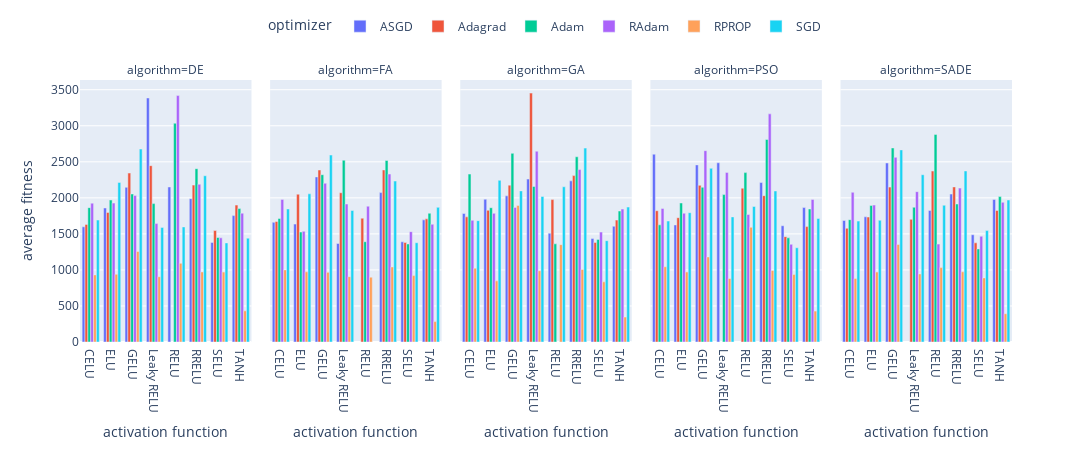
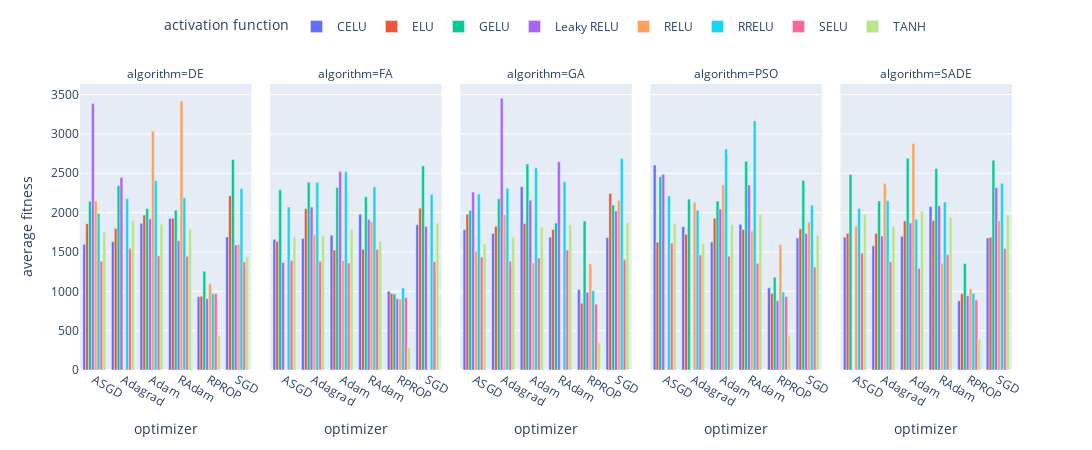

Notebook cell for these charts, in order:
### Code cell
import pandas as pd
import plotly.express as px

# Assuming df_solutions is already loaded with your DataFrame

# Calculate the average fitness for each activation function and optimizer, grouped by algorithm name
grouped_optimizer_df = df_solutions.groupby(['activation', 'optimizer', 'algorithm_name'])['fitness'].mean().reset_index()
# Rename algorithm_name to algorithm for better visualization
grouped_optimizer_df.rename(columns={'algorithm_name': 'algorithm'}, inplace=True)

# Create a bar plot with Plotly Express showing the average fitness by activation function and optimizer, faceted by algorithm_name
fig = px.bar(grouped_optimizer_df, x='activation', y='fitness', color='optimizer', facet_col='algorithm', barmode='group',
             labels={'fitness': 'average fitness', 'activation': 'activation function', 'optimizer': 'optimizer'})
fig.update_layout(
    autosize=False,
    width=1600,
    height=450,
     legend=dict(
        orientation="h",
        yanchor="bottom",
        y=1.15,
        xanchor="center",
        x=0.5
    ))
fig.show()
fig.write_image("plot_optimizer_activation_by_algorithm.svg")

# Calculate the average fitness for each optimizer and activation function combination, grouped by algorithm name
grouped_activation_df = df_solutions.groupby(['optimizer', 'activation', 'algorithm_name'])['fitness'].mean().reset_index()
# Rename algorithm_name to algorithm for better visualization
grouped_activation_df.rename(columns={'algorithm_name': 'algorithm'}, inplace=True)
# Create the bar chart with Plotly Express showing the average impact of optimizers on fitness, faceted by algorithm_name
fig = px.bar(grouped_activation_df, x='optimizer', y='fitness', color='activation', facet_col='algorithm', barmode='group',
             labels={'fitness': 'average fitness', 'optimizer': 'optimizer', 'activation': 'activation function'})
fig.update_layout(
    autosize=False,
    width=1600,
    height=450,
     legend=dict(
        orientation="h",
        yanchor="bottom",
        y=1.15,
        xanchor="center",
        x=0.5
    ))
fig.show()
fig.write_image("plot_activation_optimizer_by_algorithm.svg")

### Figure 1 — Plotly figure (JSON) as saved in the notebook; plotly's stock layout.template omitted (floating-point values rounded to 4 significant figures)
{"data": [{"alignmentgroup": "True", "hovertemplate": "optimizer=ASGD<br>algorithm=DE<br>activation function=%{x}<br>average fitness=%{y}<extra></extra>", "legendgroup": "ASGD", "marker": {"color": "#636efa", "pattern": {"shape": ""}}, "name": "ASGD", "offsetgroup": "ASGD", "orientation": "v", "showlegend": true, "textposition": "auto", "x": ["CELU", "ELU", "GELU", "Leaky RELU", "RELU", "RRELU", "SELU", "TANH"], "xaxis": "x", "y": [1598.0, 1859.0, 2146.0, 3386.0, 2151.0, 1989.0, 1382.0, 1754.0], "yaxis": "y", "type": "bar"}, {"alignmentgroup": "True", "hovertemplate": "optimizer=ASGD<br>algorithm=FA<br>activation function=%{x}<br>average fitness=%{y}<extra></extra>", "legendgroup": "ASGD", "marker": {"color": "#636efa", "pattern": {"shape": ""}}, "name": "ASGD", "offsetgroup": "ASGD", "orientation": "v", "showlegend": false, "textposition": "auto", "x": ["CELU", "ELU", "GELU", "Leaky RELU", "RRELU", "SELU", "TANH"], "xaxis": "x2", "y": [1661.0, 1636.0, 2290.0, 1367.0, 2073.0, 1390.0, 1694.0], "yaxis": "y2", "type": "bar"}, {"alignmentgroup": "True", "hovertemplate": "optimizer=ASGD<br>algorithm=GA<br>activation function=%{x}<br>average fitness=%{y}<extra></extra>", "legendgroup": "ASGD", "marker": {"color": "#636efa", "pattern": {"shape": ""}}, "name": "ASGD", "offsetgroup": "ASGD", "orientation": "v", "showlegend": false, "textposition": "auto", "x": ["CELU", "ELU", "GELU", "Leaky RELU", "RELU", "RRELU", "SELU", "TANH"], "xaxis": "x3", "y": [1783.0, 1981.0, 2028.0, 2261.0, 1510.0, 2235.0, 1435.0, 1606.0], "yaxis": "y3", "type": "bar"}, {"alignmentgroup": "True", "hovertemplate": "optimizer=ASGD<br>algorithm=PSO<br>activation function=%{x}<br>average fitness=%{y}<extra></extra>", "legendgroup": "ASGD", "marker": {"color": "#636efa", "pattern": {"shape": ""}}, "name": "ASGD", "offsetgroup": "ASGD", "orientation": "v", "showlegend": false, "textposition": "auto", "x": ["CELU", "ELU", "GELU", "Leaky RELU", "RRELU", "SELU", "TANH"], "xaxis": "x4", "y": [2605.0, 1624.0, 2457.0, 2486.0, 2212.0, 1613.0, 1865.0], "yaxis": "y4", "type": "bar"}, {"alignmentgroup": "True", "hovertemplate": "optimizer=ASGD<br>algorithm=SADE<br>activation function=%{x}<br>average fitness=%{y}<extra></extra>", "legendgroup": "ASGD", "marker": {"color": "#636efa", "pattern": {"shape": ""}}, "name": "ASGD", "offsetgroup": "ASGD", "orientation": "v", "showlegend": false, "textposition": "auto", "x": ["CELU", "ELU", "GELU", "RELU", "RRELU", "SELU", "TANH"], "xaxis": "x5", "y": [1686.0, 1737.0, 2484.0, 1826.0, 2053.0, 1488.0, 1978.0], "yaxis": "y5", "type": "bar"}, {"alignmentgroup": "True", "hovertemplate": "optimizer=Adagrad<br>algorithm=DE<br>activation function=%{x}<br>average fitness=%{y}<extra></extra>", "legendgroup": "Adagrad", "marker": {"color": "#EF553B", "pattern": {"shape": ""}}, "name": "Adagrad", "offsetgroup": "Adagrad", "orientation": "v", "showlegend": true, "textposition": "auto", "x": ["CELU", "ELU", "GELU", "Leaky RELU", "RRELU", "SELU", "TANH"], "xaxis": "x", "y": [1632.0, 1798.0, 2344.0, 2446.0, 2177.0, 1546.0, 1899.0], "yaxis": "y", "type": "bar"}, {"alignmentgroup": "True", "hovertemplate": "optimizer=Adagrad<br>algorithm=FA<br>activation function=%{x}<br>average fitness=%{y}<extra></extra>", "legendgroup": "Adagrad", "marker": {"color": "#EF553B", "pattern": {"shape": ""}}, "name": "Adagrad", "offsetgroup": "Adagrad", "orientation": "v", "showlegend": false, "textposition": "auto", "x": ["CELU", "ELU", "GELU", "Leaky RELU", "RELU", "RRELU", "SELU", "TANH"], "xaxis": "x2", "y": [1672.0, 2050.0, 2386.0, 2071.0, 1718.0, 2387.0, 1381.0, 1709.0], "yaxis": "y2", "type": "bar"}, {"alignmentgroup": "True", "hovertemplate": "optimizer=Adagrad<br>algorithm=GA<br>activation function=%{x}<br>average fitness=%{y}<extra></extra>", "legendgroup": "Adagrad", "marker": {"color": "#EF553B", "pattern": {"shape": ""}}, "name": "Adagrad", "offsetgroup": "Adagrad", "orientation": "v", "showlegend": false, "textposition": "auto", "x": ["CELU", "ELU", "GELU", "Leaky RELU", "RELU", "RRELU", "SELU", "TANH"], "xaxis": "x3", "y": [1736.0, 1827.0, 2176.0, 3453.0, 1976.0, 2308.0, 1382.0, 1691.0], "yaxis": "y3", "type": "bar"}, {"alignmentgroup": "True", "hovertemplate": "optimizer=Adagrad<br>algorithm=PSO<br>activation function=%{x}<br>average fitness=%{y}<extra></extra>", "legendgroup": "Adagrad", "marker": {"color": "#EF553B", "pattern": {"shape": ""}}, "name": "Adagrad", "offsetgroup": "Adagrad", "orientation": "v", "showlegend": false, "textposition": "auto", "x": ["CELU", "ELU", "GELU", "RELU", "RRELU", "SELU", "TANH"], "xaxis": "x4", "y": [1821.0, 1725.0, 2173.0, 2134.0, 2030.0, 1462.0, 1601.0], "yaxis": "y4", "type": "bar"}, {"alignmentgroup": "True", "hovertemplate": "optimizer=Adagrad<br>algorithm=SADE<br>activation function=%{x}<br>average fitness=%{y}<extra></extra>", "legendgroup": "Adagrad", "marker": {"color": "#EF553B", "pattern": {"shape": ""}}, "name": "Adagrad", "offsetgroup": "Adagrad", "orientation": "v", "showlegend": false, "textposition": "auto", "x": ["CELU", "ELU", "GELU", "Leaky RELU", "RELU", "RRELU", "SELU", "TANH"], "xaxis": "x5", "y": [1578.0, 1734.0, 2149.0, 1702.0, 2372.0, 2152.0, 1376.0, 1825.0], "yaxis": "y5", "type": "bar"}, {"alignmentgroup": "True", "hovertemplate": "optimizer=Adam<br>algorithm=DE<br>activation function=%{x}<br>average fitness=%{y}<extra></extra>", "legendgroup": "Adam", "marker": {"color": "#00cc96", "pattern": {"shape": ""}}, "name": "Adam", "offsetgroup": "Adam", "orientation": "v", "showlegend": true, "textposition": "auto", "x": ["CELU", "ELU", "GELU", "Leaky RELU", "RELU", "RRELU", "SELU", "TANH"], "xaxis": "x", "y": [1864.0, 1969.0, 2054.0, 1920.0, 3035.0, 2405.0, 1450.0, 1851.0], "yaxis": "y", "type": "bar"}, {"alignmentgroup": "True", "hovertemplate": "optimizer=Adam<br>algorithm=FA<br>activation function=%{x}<br>average fitness=%{y}<extra></extra>", "legendgroup": "Adam", "marker": {"color": "#00cc96", "pattern": {"shape": ""}}, "name": "Adam", "offsetgroup": "Adam", "orientation": "v", "showlegend": false, "textposition": "auto", "x": ["CELU", "ELU", "GELU", "Leaky RELU", "RELU", "RRELU", "SELU", "TANH"], "xaxis": "x2", "y": [1713.0, 1526.0, 2321.0, 2523.0, 1392.0, 2519.0, 1360.0, 1786.0], "yaxis": "y2", "type": "bar"}, {"alignmentgroup": "True", "hovertemplate": "optimizer=Adam<br>algorithm=GA<br>activation function=%{x}<br>average fitness=%{y}<extra></extra>", "legendgroup": "Adam", "marker": {"color": "#00cc96", "pattern": {"shape": ""}}, "name": "Adam", "offsetgroup": "Adam", "orientation": "v", "showlegend": false, "textposition": "auto", "x": ["CELU", "ELU", "GELU", "Leaky RELU", "RELU", "RRELU", "SELU", "TANH"], "xaxis": "x3", "y": [2329.0, 1863.0, 2617.0, 2158.0, 1362.0, 2570.0, 1424.0, 1817.0], "yaxis": "y3", "type": "bar"}, {"alignmentgroup": "True", "hovertemplate": "optimizer=Adam<br>algorithm=PSO<br>activation function=%{x}<br>average fitness=%{y}<extra></extra>", "legendgroup": "Adam", "marker": {"color": "#00cc96", "pattern": {"shape": ""}}, "name": "Adam", "offsetgroup": "Adam", "orientation": "v", "showlegend": false, "textposition": "auto", "x": ["CELU", "ELU", "GELU", "Leaky RELU", "RELU", "RRELU", "SELU", "TANH"], "xaxis": "x4", "y": [1625.0, 1928.0, 2146.0, 2045.0, 2350.0, 2810.0, 1445.0, 1846.0], "yaxis": "y4", "type": "bar"}, {"alignmentgroup": "True", "hovertemplate": "optimizer=Adam<br>algorithm=SADE<br>activation function=%{x}<br>average fitness=%{y}<extra></extra>", "legendgroup": "Adam", "marker": {"color": "#00cc96", "pattern": {"shape": ""}}, "name": "Adam", "offsetgroup": "Adam", "orientation": "v", "showlegend": false, "textposition": "auto", "x": ["CELU", "ELU", "GELU", "Leaky RELU", "RELU", "RRELU", "SELU", "TANH"], "xaxis": "x5", "y": [1697.0, 1894.0, 2692.0, 1870.0, 2880.0, 1914.0, 1292.0, 2017.0], "yaxis": "y5", "type": "bar"}, {"alignmentgroup": "True", "hovertemplate": "optimizer=RAdam<br>algorithm=DE<br>activation function=%{x}<br>average fitness=%{y}<extra></extra>", "legendgroup": "RAdam", "marker": {"color": "#ab63fa", "pattern": {"shape": ""}}, "name": "RAdam", "offsetgroup": "RAdam", "orientation": "v", "showlegend": true, "textposition": "auto", "x": ["CELU", "ELU", "GELU", "Leaky RELU", "RELU", "RRELU", "SELU", "TANH"], "xaxis": "x", "y": [1926.0, 1927.0, 2032.0, 1643.0, 3419.0, 2188.0, 1445.0, 1787.0], "yaxis": "y", "type": "bar"}, {"alignmentgroup": "True", "hovertemplate": "optimizer=RAdam<br>algorithm=FA<br>activation function=%{x}<br>average fitness=%{y}<extra></extra>", "legendgroup": "RAdam", "marker": {"color": "#ab63fa", "pattern": {"shape": ""}}, "name": "RAdam", "offsetgroup": "RAdam", "orientation": "v", "showlegend": false, "textposition": "auto", "x": ["CELU", "ELU", "GELU", "Leaky RELU", "RELU", "RRELU", "SELU", "TANH"], "xaxis": "x2", "y": [1978.0, 1535.0, 2202.0, 1914.0, 1884.0, 2330.0, 1531.0, 1633.0], "yaxis": "y2", "type": "bar"}, {"alignmentgroup": "True", "hovertemplate": "optimizer=RAdam<br>algorithm=GA<br>activation function=%{x}<br>average fitness=%{y}<extra></extra>", "legendgroup": "RAdam", "marker": {"color": "#ab63fa", "pattern": {"shape": ""}}, "name": "RAdam", "offsetgroup": "RAdam", "orientation": "v", "showlegend": false, "textposition": "auto", "x": ["CELU", "ELU", "GELU", "Leaky RELU", "RRELU", "SELU", "TANH"], "xaxis": "x3", "y": [1687.0, 1784.0, 1867.0, 2647.0, 2392.0, 1525.0, 1844.0], "yaxis": "y3", "type": "bar"}, {"alignmentgroup": "True", "hovertemplate": "optimizer=RAdam<br>algorithm=PSO<br>activation function=%{x}<br>average fitness=%{y}<extra></extra>", "legendgroup": "RAdam", "marker": {"color": "#ab63fa", "pattern": {"shape": ""}}, "name": "RAdam", "offsetgroup": "RAdam", "orientation": "v", "showlegend": false, "textposition": "auto", "x": ["CELU", "ELU", "GELU", "Leaky RELU", "RELU", "RRELU", "SELU", "TANH"], "xaxis": "x4", "y": [1853.0, 1787.0, 2654.0, 2353.0, 1768.0, 3165.0, 1355.0, 1978.0], "yaxis": "y4", "type": "bar"}, {"alignmentgroup": "True", "hovertemplate": "optimizer=RAdam<br>algorithm=SADE<br>activation function=%{x}<br>average fitness=%{y}<extra></extra>", "legendgroup": "RAdam", "marker": {"color": "#ab63fa", "pattern": {"shape": ""}}, "name": "RAdam", "offsetgroup": "RAdam", "orientation": "v", "showlegend": false, "textposition": "auto", "x": ["CELU", "ELU", "GELU", "Leaky RELU", "RELU", "RRELU", "SELU", "TANH"], "xaxis": "x5", "y": [2077.0, 1899.0, 2561.0, 2086.0, 1358.0, 2135.0, 1467.0, 1938.0], "yaxis": "y5", "type": "bar"}, {"alignmentgroup": "True", "hovertemplate": "optimizer=RPROP<br>algorithm=DE<br>activation function=%{x}<br>average fitness=%{y}<extra></extra>", "legendgroup": "RPROP", "marker": {"color": "#FFA15A", "pattern": {"shape": ""}}, "name": "RPROP", "offsetgroup": "RPROP", "orientation": "v", "showlegend": true, "textposition": "auto", "x": ["CELU", "ELU", "GELU", "Leaky RELU", "RELU", "RRELU", "SELU", "TANH"], "xaxis": "x", "y": [930.9, 938.7, 1256.0, 905.6, 1092.0, 972.0, 969.6, 432.5], "yaxis": "y", "type": "bar"}, {"alignmentgroup": "True", "hovertemplate": "optimizer=RPROP<br>algorithm=FA<br>activation function=%{x}<br>average fitness=%{y}<extra></extra>", "legendgroup": "RPROP", "marker": {"color": "#FFA15A", "pattern": {"shape": ""}}, "name": "RPROP", "offsetgroup": "RPROP", "orientation": "v", "showlegend": false, "textposition": "auto", "x": ["CELU", "ELU", "GELU", "Leaky RELU", "RELU", "RRELU", "SELU", "TANH"], "xaxis": "x2", "y": [1000.0, 973.7, 966.4, 906.6, 899.5, 1041.0, 921.0, 283.3], "yaxis": "y2", "type": "bar"}, {"alignmentgroup": "True", "hovertemplate": "optimizer=RPROP<br>algorithm=GA<br>activation function=%{x}<br>average fitness=%{y}<extra></extra>", "legendgroup": "RPROP", "marker": {"color": "#FFA15A", "pattern": {"shape": ""}}, "name": "RPROP", "offsetgroup": "RPROP", "orientation": "v", "showlegend": false, "textposition": "auto", "x": ["CELU", "ELU", "GELU", "Leaky RELU", "RELU", "RRELU", "SELU", "TANH"], "xaxis": "x3", "y": [1024.0, 848.0, 1895.0, 989.0, 1351.0, 1007.0, 834.5, 345.7], "yaxis": "y3", "type": "bar"}, {"alignmentgroup": "True", "hovertemplate": "optimizer=RPROP<br>algorithm=PSO<br>activation function=%{x}<br>average fitness=%{y}<extra></extra>", "legendgroup": "RPROP", "marker": {"color": "#FFA15A", "pattern": {"shape": ""}}, "name": "RPROP", "offsetgroup": "RPROP", "orientation": "v", "showlegend": false, "textposition": "auto", "x": ["CELU", "ELU", "GELU", "Leaky RELU", "RELU", "RRELU", "SELU", "TANH"], "xaxis": "x4", "y": [1044.0, 971.0, 1180.0, 880.9, 1591.0, 992.0, 935.4, 428.5], "yaxis": "y4", "type": "bar"}, {"alignmentgroup": "True", "hovertemplate": "optimizer=RPROP<br>algorithm=SADE<br>activation function=%{x}<br>average fitness=%{y}<extra></extra>", "legendgroup": "RPROP", "marker": {"color": "#FFA15A", "pattern": {"shape": ""}}, "name": "RPROP", "offsetgroup": "RPROP", "orientation": "v", "showlegend": false, "textposition": "auto", "x": ["CELU", "ELU", "GELU", "Leaky RELU", "RELU", "RRELU", "SELU", "TANH"], "xaxis": "x5", "y": [880.0, 970.1, 1354.0, 944.2, 1032.0, 973.8, 888.9, 392.4], "yaxis": "y5", "type": "bar"}, {"alignmentgroup": "True", "hovertemplate": "optimizer=SGD<br>algorithm=DE<br>activation function=%{x}<br>average fitness=%{y}<extra></extra>", "legendgroup": "SGD", "marker": {"color": "#19d3f3", "pattern": {"shape": ""}}, "name": "SGD", "offsetgroup": "SGD", "orientation": "v", "showlegend": true, "textposition": "auto", "x": ["CELU", "ELU", "GELU", "Leaky RELU", "RELU", "RRELU", "SELU", "TANH"], "xaxis": "x", "y": [1692.0, 2214.0, 2676.0, 1590.0, 1596.0, 2306.0, 1375.0, 1440.0], "yaxis": "y", "type": "bar"}, {"alignmentgroup": "True", "hovertemplate": "optimizer=SGD<br>algorithm=FA<br>activation function=%{x}<br>average fitness=%{y}<extra></extra>", "legendgroup": "SGD", "marker": {"color": "#19d3f3", "pattern": {"shape": ""}}, "name": "SGD", "offsetgroup": "SGD", "orientation": "v", "showlegend": false, "textposition": "auto", "x": ["CELU", "ELU", "GELU", "Leaky RELU", "RRELU", "SELU", "TANH"], "xaxis": "x2", "y": [1846.0, 2056.0, 2594.0, 1824.0, 2233.0, 1377.0, 1868.0], "yaxis": "y2", "type": "bar"}, {"alignmentgroup": "True", "hovertemplate": "optimizer=SGD<br>algorithm=GA<br>activation function=%{x}<br>average fitness=%{y}<extra></extra>", "legendgroup": "SGD", "marker": {"color": "#19d3f3", "pattern": {"shape": ""}}, "name": "SGD", "offsetgroup": "SGD", "orientation": "v", "showlegend": false, "textposition": "auto", "x": ["CELU", "ELU", "GELU", "Leaky RELU", "RELU", "RRELU", "SELU", "TANH"], "xaxis": "x3", "y": [1683.0, 2242.0, 2096.0, 2019.0, 2154.0, 2690.0, 1406.0, 1872.0], "yaxis": "y3", "type": "bar"}, {"alignmentgroup": "True", "hovertemplate": "optimizer=SGD<br>algorithm=PSO<br>activation function=%{x}<br>average fitness=%{y}<extra></extra>", "legendgroup": "SGD", "marker": {"color": "#19d3f3", "pattern": {"shape": ""}}, "name": "SGD", "offsetgroup": "SGD", "orientation": "v", "showlegend": false, "textposition": "auto", "x": ["CELU", "ELU", "GELU", "Leaky RELU", "RELU", "RRELU", "SELU", "TANH"], "xaxis": "x4", "y": [1678.0, 1794.0, 2410.0, 1736.0, 1881.0, 2095.0, 1308.0, 1714.0], "yaxis": "y4", "type": "bar"}, {"alignmentgroup": "True", "hovertemplate": "optimizer=SGD<br>algorithm=SADE<br>activation function=%{x}<br>average fitness=%{y}<extra></extra>", "legendgroup": "SGD", "marker": {"color": "#19d3f3", "pattern": {"shape": ""}}, "name": "SGD", "offsetgroup": "SGD", "orientation": "v", "showlegend": false, "textposition": "auto", "x": ["CELU", "ELU", "GELU", "Leaky RELU", "RELU", "RRELU", "SELU", "TANH"], "xaxis": "x5", "y": [1677.0, 1688.0, 2665.0, 2321.0, 1897.0, 2373.0, 1546.0, 1970.0], "yaxis": "y5", "type": "bar"}], "layout": {"xaxis": {"anchor": "y", "domain": [0.0, 0.184], "title": {"text": "activation function"}}, "yaxis": {"anchor": "x", "domain": [0.0, 1.0], "title": {"text": "average fitness"}}, "xaxis2": {"anchor": "y2", "domain": [0.204, 0.388], "matches": "x", "title": {"text": "activation function"}}, "yaxis2": {"anchor": "x2", "domain": [0.0, 1.0], "matches": "y", "showticklabels": false}, "xaxis3": {"anchor": "y3", "domain": [0.408, 0.592], "matches": "x", "title": {"text": "activation function"}}, "yaxis3": {"anchor": "x3", "domain": [0.0, 1.0], "matches": "y", "showticklabels": false}, "xaxis4": {"anchor": "y4", "domain": [0.612, 0.796], "matches": "x", "title": {"text": "activation function"}}, "yaxis4": {"anchor": "x4", "domain": [0.0, 1.0], "matches": "y", "showticklabels": false}, "xaxis5": {"anchor": "y5", "domain": [0.816, 1.0], "matches": "x", "title": {"text": "activation function"}}, "yaxis5": {"anchor": "x5", "domain": [0.0, 1.0], "matches": "y", "showticklabels": false}, "annotations": [{"font": {}, "showarrow": false, "text": "algorithm=DE", "x": 0.092, "xanchor": "center", "xref": "paper", "y": 1.0, "yanchor": "bottom", "yref": "paper"}, {"font": {}, "showarrow": false, "text": "algorithm=FA", "x": 0.296, "xanchor": "center", "xref": "paper", "y": 1.0, "yanchor": "bottom", "yref": "paper"}, {"font": {}, "showarrow": false, "text": "algorithm=GA", "x": 0.5, "xanchor": "center", "xref": "paper", "y": 1.0, "yanchor": "bottom", "yref": "paper"}, {"font": {}, "showarrow": false, "text": "algorithm=PSO", "x": 0.704, "xanchor": "center", "xref": "paper", "y": 1.0, "yanchor": "bottom", "yref": "paper"}, {"font": {}, "showarrow": false, "text": "algorithm=SADE", "x": 0.908, "xanchor": "center", "xref": "paper", "y": 1.0, "yanchor": "bottom", "yref": "paper"}], "legend": {"title": {"text": "optimizer"}, "tracegroupgap": 0, "orientation": "h", "yanchor": "bottom", "y": 1.15, "xanchor": "center", "x": 0.5}, "margin": {"t": 60}, "barmode": "group", "autosize": false, "width": 1600, "height": 450}}

### Figure 2 — Plotly figure (JSON) as saved in the notebook; plotly's stock layout.template omitted (floating-point values rounded to 4 significant figures)
{"data": [{"alignmentgroup": "True", "hovertemplate": "activation function=CELU<br>algorithm=DE<br>optimizer=%{x}<br>average fitness=%{y}<extra></extra>", "legendgroup": "CELU", "marker": {"color": "#636efa", "pattern": {"shape": ""}}, "name": "CELU", "offsetgroup": "CELU", "orientation": "v", "showlegend": true, "textposition": "auto", "x": ["ASGD", "Adagrad", "Adam", "RAdam", "RPROP", "SGD"], "xaxis": "x", "y": [1598.0, 1632.0, 1864.0, 1926.0, 930.9, 1692.0], "yaxis": "y", "type": "bar"}, {"alignmentgroup": "True", "hovertemplate": "activation function=CELU<br>algorithm=FA<br>optimizer=%{x}<br>average fitness=%{y}<extra></extra>", "legendgroup": "CELU", "marker": {"color": "#636efa", "pattern": {"shape": ""}}, "name": "CELU", "offsetgroup": "CELU", "orientation": "v", "showlegend": false, "textposition": "auto", "x": ["ASGD", "Adagrad", "Adam", "RAdam", "RPROP", "SGD"], "xaxis": "x2", "y": [1661.0, 1672.0, 1713.0, 1978.0, 1000.0, 1846.0], "yaxis": "y2", "type": "bar"}, {"alignmentgroup": "True", "hovertemplate": "activation function=CELU<br>algorithm=GA<br>optimizer=%{x}<br>average fitness=%{y}<extra></extra>", "legendgroup": "CELU", "marker": {"color": "#636efa", "pattern": {"shape": ""}}, "name": "CELU", "offsetgroup": "CELU", "orientation": "v", "showlegend": false, "textposition": "auto", "x": ["ASGD", "Adagrad", "Adam", "RAdam", "RPROP", "SGD"], "xaxis": "x3", "y": [1783.0, 1736.0, 2329.0, 1687.0, 1024.0, 1683.0], "yaxis": "y3", "type": "bar"}, {"alignmentgroup": "True", "hovertemplate": "activation function=CELU<br>algorithm=PSO<br>optimizer=%{x}<br>average fitness=%{y}<extra></extra>", "legendgroup": "CELU", "marker": {"color": "#636efa", "pattern": {"shape": ""}}, "name": "CELU", "offsetgroup": "CELU", "orientation": "v", "showlegend": false, "textposition": "auto", "x": ["ASGD", "Adagrad", "Adam", "RAdam", "RPROP", "SGD"], "xaxis": "x4", "y": [2605.0, 1821.0, 1625.0, 1853.0, 1044.0, 1678.0], "yaxis": "y4", "type": "bar"}, {"alignmentgroup": "True", "hovertemplate": "activation function=CELU<br>algorithm=SADE<br>optimizer=%{x}<br>average fitness=%{y}<extra></extra>", "legendgroup": "CELU", "marker": {"color": "#636efa", "pattern": {"shape": ""}}, "name": "CELU", "offsetgroup": "CELU", "orientation": "v", "showlegend": false, "textposition": "auto", "x": ["ASGD", "Adagrad", "Adam", "RAdam", "RPROP", "SGD"], "xaxis": "x5", "y": [1686.0, 1578.0, 1697.0, 2077.0, 880.0, 1677.0], "yaxis": "y5", "type": "bar"}, {"alignmentgroup": "True", "hovertemplate": "activation function=ELU<br>algorithm=DE<br>optimizer=%{x}<br>average fitness=%{y}<extra></extra>", "legendgroup": "ELU", "marker": {"color": "#EF553B", "pattern": {"shape": ""}}, "name": "ELU", "offsetgroup": "ELU", "orientation": "v", "showlegend": true, "textposition": "auto", "x": ["ASGD", "Adagrad", "Adam", "RAdam", "RPROP", "SGD"], "xaxis": "x", "y": [1859.0, 1798.0, 1969.0, 1927.0, 938.7, 2214.0], "yaxis": "y", "type": "bar"}, {"alignmentgroup": "True", "hovertemplate": "activation function=ELU<br>algorithm=FA<br>optimizer=%{x}<br>average fitness=%{y}<extra></extra>", "legendgroup": "ELU", "marker": {"color": "#EF553B", "pattern": {"shape": ""}}, "name": "ELU", "offsetgroup": "ELU", "orientation": "v", "showlegend": false, "textposition": "auto", "x": ["ASGD", "Adagrad", "Adam", "RAdam", "RPROP", "SGD"], "xaxis": "x2", "y": [1636.0, 2050.0, 1526.0, 1535.0, 973.7, 2056.0], "yaxis": "y2", "type": "bar"}, {"alignmentgroup": "True", "hovertemplate": "activation function=ELU<br>algorithm=GA<br>optimizer=%{x}<br>average fitness=%{y}<extra></extra>", "legendgroup": "ELU", "marker": {"color": "#EF553B", "pattern": {"shape": ""}}, "name": "ELU", "offsetgroup": "ELU", "orientation": "v", "showlegend": false, "textposition": "auto", "x": ["ASGD", "Adagrad", "Adam", "RAdam", "RPROP", "SGD"], "xaxis": "x3", "y": [1981.0, 1827.0, 1863.0, 1784.0, 848.0, 2242.0], "yaxis": "y3", "type": "bar"}, {"alignmentgroup": "True", "hovertemplate": "activation function=ELU<br>algorithm=PSO<br>optimizer=%{x}<br>average fitness=%{y}<extra></extra>", "legendgroup": "ELU", "marker": {"color": "#EF553B", "pattern": {"shape": ""}}, "name": "ELU", "offsetgroup": "ELU", "orientation": "v", "showlegend": false, "textposition": "auto", "x": ["ASGD", "Adagrad", "Adam", "RAdam", "RPROP", "SGD"], "xaxis": "x4", "y": [1624.0, 1725.0, 1928.0, 1787.0, 971.0, 1794.0], "yaxis": "y4", "type": "bar"}, {"alignmentgroup": "True", "hovertemplate": "activation function=ELU<br>algorithm=SADE<br>optimizer=%{x}<br>average fitness=%{y}<extra></extra>", "legendgroup": "ELU", "marker": {"color": "#EF553B", "pattern": {"shape": ""}}, "name": "ELU", "offsetgroup": "ELU", "orientation": "v", "showlegend": false, "textposition": "auto", "x": ["ASGD", "Adagrad", "Adam", "RAdam", "RPROP", "SGD"], "xaxis": "x5", "y": [1737.0, 1734.0, 1894.0, 1899.0, 970.1, 1688.0], "yaxis": "y5", "type": "bar"}, {"alignmentgroup": "True", "hovertemplate": "activation function=GELU<br>algorithm=DE<br>optimizer=%{x}<br>average fitness=%{y}<extra></extra>", "legendgroup": "GELU", "marker": {"color": "#00cc96", "pattern": {"shape": ""}}, "name": "GELU", "offsetgroup": "GELU", "orientation": "v", "showlegend": true, "textposition": "auto", "x": ["ASGD", "Adagrad", "Adam", "RAdam", "RPROP", "SGD"], "xaxis": "x", "y": [2146.0, 2344.0, 2054.0, 2032.0, 1256.0, 2676.0], "yaxis": "y", "type": "bar"}, {"alignmentgroup": "True", "hovertemplate": "activation function=GELU<br>algorithm=FA<br>optimizer=%{x}<br>average fitness=%{y}<extra></extra>", "legendgroup": "GELU", "marker": {"color": "#00cc96", "pattern": {"shape": ""}}, "name": "GELU", "offsetgroup": "GELU", "orientation": "v", "showlegend": false, "textposition": "auto", "x": ["ASGD", "Adagrad", "Adam", "RAdam", "RPROP", "SGD"], "xaxis": "x2", "y": [2290.0, 2386.0, 2321.0, 2202.0, 966.4, 2594.0], "yaxis": "y2", "type": "bar"}, {"alignmentgroup": "True", "hovertemplate": "activation function=GELU<br>algorithm=GA<br>optimizer=%{x}<br>average fitness=%{y}<extra></extra>", "legendgroup": "GELU", "marker": {"color": "#00cc96", "pattern": {"shape": ""}}, "name": "GELU", "offsetgroup": "GELU", "orientation": "v", "showlegend": false, "textposition": "auto", "x": ["ASGD", "Adagrad", "Adam", "RAdam", "RPROP", "SGD"], "xaxis": "x3", "y": [2028.0, 2176.0, 2617.0, 1867.0, 1895.0, 2096.0], "yaxis": "y3", "type": "bar"}, {"alignmentgroup": "True", "hovertemplate": "activation function=GELU<br>algorithm=PSO<br>optimizer=%{x}<br>average fitness=%{y}<extra></extra>", "legendgroup": "GELU", "marker": {"color": "#00cc96", "pattern": {"shape": ""}}, "name": "GELU", "offsetgroup": "GELU", "orientation": "v", "showlegend": false, "textposition": "auto", "x": ["ASGD", "Adagrad", "Adam", "RAdam", "RPROP", "SGD"], "xaxis": "x4", "y": [2457.0, 2173.0, 2146.0, 2654.0, 1180.0, 2410.0], "yaxis": "y4", "type": "bar"}, {"alignmentgroup": "True", "hovertemplate": "activation function=GELU<br>algorithm=SADE<br>optimizer=%{x}<br>average fitness=%{y}<extra></extra>", "legendgroup": "GELU", "marker": {"color": "#00cc96", "pattern": {"shape": ""}}, "name": "GELU", "offsetgroup": "GELU", "orientation": "v", "showlegend": false, "textposition": "auto", "x": ["ASGD", "Adagrad", "Adam", "RAdam", "RPROP", "SGD"], "xaxis": "x5", "y": [2484.0, 2149.0, 2692.0, 2561.0, 1354.0, 2665.0], "yaxis": "y5", "type": "bar"}, {"alignmentgroup": "True", "hovertemplate": "activation function=Leaky RELU<br>algorithm=DE<br>optimizer=%{x}<br>average fitness=%{y}<extra></extra>", "legendgroup": "Leaky RELU", "marker": {"color": "#ab63fa", "pattern": {"shape": ""}}, "name": "Leaky RELU", "offsetgroup": "Leaky RELU", "orientation": "v", "showlegend": true, "textposition": "auto", "x": ["ASGD", "Adagrad", "Adam", "RAdam", "RPROP", "SGD"], "xaxis": "x", "y": [3386.0, 2446.0, 1920.0, 1643.0, 905.6, 1590.0], "yaxis": "y", "type": "bar"}, {"alignmentgroup": "True", "hovertemplate": "activation function=Leaky RELU<br>algorithm=FA<br>optimizer=%{x}<br>average fitness=%{y}<extra></extra>", "legendgroup": "Leaky RELU", "marker": {"color": "#ab63fa", "pattern": {"shape": ""}}, "name": "Leaky RELU", "offsetgroup": "Leaky RELU", "orientation": "v", "showlegend": false, "textposition": "auto", "x": ["ASGD", "Adagrad", "Adam", "RAdam", "RPROP", "SGD"], "xaxis": "x2", "y": [1367.0, 2071.0, 2523.0, 1914.0, 906.6, 1824.0], "yaxis": "y2", "type": "bar"}, {"alignmentgroup": "True", "hovertemplate": "activation function=Leaky RELU<br>algorithm=GA<br>optimizer=%{x}<br>average fitness=%{y}<extra></extra>", "legendgroup": "Leaky RELU", "marker": {"color": "#ab63fa", "pattern": {"shape": ""}}, "name": "Leaky RELU", "offsetgroup": "Leaky RELU", "orientation": "v", "showlegend": false, "textposition": "auto", "x": ["ASGD", "Adagrad", "Adam", "RAdam", "RPROP", "SGD"], "xaxis": "x3", "y": [2261.0, 3453.0, 2158.0, 2647.0, 989.0, 2019.0], "yaxis": "y3", "type": "bar"}, {"alignmentgroup": "True", "hovertemplate": "activation function=Leaky RELU<br>algorithm=PSO<br>optimizer=%{x}<br>average fitness=%{y}<extra></extra>", "legendgroup": "Leaky RELU", "marker": {"color": "#ab63fa", "pattern": {"shape": ""}}, "name": "Leaky RELU", "offsetgroup": "Leaky RELU", "orientation": "v", "showlegend": false, "textposition": "auto", "x": ["ASGD", "Adam", "RAdam", "RPROP", "SGD"], "xaxis": "x4", "y": [2486.0, 2045.0, 2353.0, 880.9, 1736.0], "yaxis": "y4", "type": "bar"}, {"alignmentgroup": "True", "hovertemplate": "activation function=Leaky RELU<br>algorithm=SADE<br>optimizer=%{x}<br>average fitness=%{y}<extra></extra>", "legendgroup": "Leaky RELU", "marker": {"color": "#ab63fa", "pattern": {"shape": ""}}, "name": "Leaky RELU", "offsetgroup": "Leaky RELU", "orientation": "v", "showlegend": false, "textposition": "auto", "x": ["Adagrad", "Adam", "RAdam", "RPROP", "SGD"], "xaxis": "x5", "y": [1702.0, 1870.0, 2086.0, 944.2, 2321.0], "yaxis": "y5", "type": "bar"}, {"alignmentgroup": "True", "hovertemplate": "activation function=RELU<br>algorithm=DE<br>optimizer=%{x}<br>average fitness=%{y}<extra></extra>", "legendgroup": "RELU", "marker": {"color": "#FFA15A", "pattern": {"shape": ""}}, "name": "RELU", "offsetgroup": "RELU", "orientation": "v", "showlegend": true, "textposition": "auto", "x": ["ASGD", "Adam", "RAdam", "RPROP", "SGD"], "xaxis": "x", "y": [2151.0, 3035.0, 3419.0, 1092.0, 1596.0], "yaxis": "y", "type": "bar"}, {"alignmentgroup": "True", "hovertemplate": "activation function=RELU<br>algorithm=FA<br>optimizer=%{x}<br>average fitness=%{y}<extra></extra>", "legendgroup": "RELU", "marker": {"color": "#FFA15A", "pattern": {"shape": ""}}, "name": "RELU", "offsetgroup": "RELU", "orientation": "v", "showlegend": false, "textposition": "auto", "x": ["Adagrad", "Adam", "RAdam", "RPROP"], "xaxis": "x2", "y": [1718.0, 1392.0, 1884.0, 899.5], "yaxis": "y2", "type": "bar"}, {"alignmentgroup": "True", "hovertemplate": "activation function=RELU<br>algorithm=GA<br>optimizer=%{x}<br>average fitness=%{y}<extra></extra>", "legendgroup": "RELU", "marker": {"color": "#FFA15A", "pattern": {"shape": ""}}, "name": "RELU", "offsetgroup": "RELU", "orientation": "v", "showlegend": false, "textposition": "auto", "x": ["ASGD", "Adagrad", "Adam", "RPROP", "SGD"], "xaxis": "x3", "y": [1510.0, 1976.0, 1362.0, 1351.0, 2154.0], "yaxis": "y3", "type": "bar"}, {"alignmentgroup": "True", "hovertemplate": "activation function=RELU<br>algorithm=PSO<br>optimizer=%{x}<br>average fitness=%{y}<extra></extra>", "legendgroup": "RELU", "marker": {"color": "#FFA15A", "pattern": {"shape": ""}}, "name": "RELU", "offsetgroup": "RELU", "orientation": "v", "showlegend": false, "textposition": "auto", "x": ["Adagrad", "Adam", "RAdam", "RPROP", "SGD"], "xaxis": "x4", "y": [2134.0, 2350.0, 1768.0, 1591.0, 1881.0], "yaxis": "y4", "type": "bar"}, {"alignmentgroup": "True", "hovertemplate": "activation function=RELU<br>algorithm=SADE<br>optimizer=%{x}<br>average fitness=%{y}<extra></extra>", "legendgroup": "RELU", "marker": {"color": "#FFA15A", "pattern": {"shape": ""}}, "name": "RELU", "offsetgroup": "RELU", "orientation": "v", "showlegend": false, "textposition": "auto", "x": ["ASGD", "Adagrad", "Adam", "RAdam", "RPROP", "SGD"], "xaxis": "x5", "y": [1826.0, 2372.0, 2880.0, 1358.0, 1032.0, 1897.0], "yaxis": "y5", "type": "bar"}, {"alignmentgroup": "True", "hovertemplate": "activation function=RRELU<br>algorithm=DE<br>optimizer=%{x}<br>average fitness=%{y}<extra></extra>", "legendgroup": "RRELU", "marker": {"color": "#19d3f3", "pattern": {"shape": ""}}, "name": "RRELU", "offsetgroup": "RRELU", "orientation": "v", "showlegend": true, "textposition": "auto", "x": ["ASGD", "Adagrad", "Adam", "RAdam", "RPROP", "SGD"], "xaxis": "x", "y": [1989.0, 2177.0, 2405.0, 2188.0, 972.0, 2306.0], "yaxis": "y", "type": "bar"}, {"alignmentgroup": "True", "hovertemplate": "activation function=RRELU<br>algorithm=FA<br>optimizer=%{x}<br>average fitness=%{y}<extra></extra>", "legendgroup": "RRELU", "marker": {"color": "#19d3f3", "pattern": {"shape": ""}}, "name": "RRELU", "offsetgroup": "RRELU", "orientation": "v", "showlegend": false, "textposition": "auto", "x": ["ASGD", "Adagrad", "Adam", "RAdam", "RPROP", "SGD"], "xaxis": "x2", "y": [2073.0, 2387.0, 2519.0, 2330.0, 1041.0, 2233.0], "yaxis": "y2", "type": "bar"}, {"alignmentgroup": "True", "hovertemplate": "activation function=RRELU<br>algorithm=GA<br>optimizer=%{x}<br>average fitness=%{y}<extra></extra>", "legendgroup": "RRELU", "marker": {"color": "#19d3f3", "pattern": {"shape": ""}}, "name": "RRELU", "offsetgroup": "RRELU", "orientation": "v", "showlegend": false, "textposition": "auto", "x": ["ASGD", "Adagrad", "Adam", "RAdam", "RPROP", "SGD"], "xaxis": "x3", "y": [2235.0, 2308.0, 2570.0, 2392.0, 1007.0, 2690.0], "yaxis": "y3", "type": "bar"}, {"alignmentgroup": "True", "hovertemplate": "activation function=RRELU<br>algorithm=PSO<br>optimizer=%{x}<br>average fitness=%{y}<extra></extra>", "legendgroup": "RRELU", "marker": {"color": "#19d3f3", "pattern": {"shape": ""}}, "name": "RRELU", "offsetgroup": "RRELU", "orientation": "v", "showlegend": false, "textposition": "auto", "x": ["ASGD", "Adagrad", "Adam", "RAdam", "RPROP", "SGD"], "xaxis": "x4", "y": [2212.0, 2030.0, 2810.0, 3165.0, 992.0, 2095.0], "yaxis": "y4", "type": "bar"}, {"alignmentgroup": "True", "hovertemplate": "activation function=RRELU<br>algorithm=SADE<br>optimizer=%{x}<br>average fitness=%{y}<extra></extra>", "legendgroup": "RRELU", "marker": {"color": "#19d3f3", "pattern": {"shape": ""}}, "name": "RRELU", "offsetgroup": "RRELU", "orientation": "v", "showlegend": false, "textposition": "auto", "x": ["ASGD", "Adagrad", "Adam", "RAdam", "RPROP", "SGD"], "xaxis": "x5", "y": [2053.0, 2152.0, 1914.0, 2135.0, 973.8, 2373.0], "yaxis": "y5", "type": "bar"}, {"alignmentgroup": "True", "hovertemplate": "activation function=SELU<br>algorithm=DE<br>optimizer=%{x}<br>average fitness=%{y}<extra></extra>", "legendgroup": "SELU", "marker": {"color": "#FF6692", "pattern": {"shape": ""}}, "name": "SELU", "offsetgroup": "SELU", "orientation": "v", "showlegend": true, "textposition": "auto", "x": ["ASGD", "Adagrad", "Adam", "RAdam", "RPROP", "SGD"], "xaxis": "x", "y": [1382.0, 1546.0, 1450.0, 1445.0, 969.6, 1375.0], "yaxis": "y", "type": "bar"}, {"alignmentgroup": "True", "hovertemplate": "activation function=SELU<br>algorithm=FA<br>optimizer=%{x}<br>average fitness=%{y}<extra></extra>", "legendgroup": "SELU", "marker": {"color": "#FF6692", "pattern": {"shape": ""}}, "name": "SELU", "offsetgroup": "SELU", "orientation": "v", "showlegend": false, "textposition": "auto", "x": ["ASGD", "Adagrad", "Adam", "RAdam", "RPROP", "SGD"], "xaxis": "x2", "y": [1390.0, 1381.0, 1360.0, 1531.0, 921.0, 1377.0], "yaxis": "y2", "type": "bar"}, {"alignmentgroup": "True", "hovertemplate": "activation function=SELU<br>algorithm=GA<br>optimizer=%{x}<br>average fitness=%{y}<extra></extra>", "legendgroup": "SELU", "marker": {"color": "#FF6692", "pattern": {"shape": ""}}, "name": "SELU", "offsetgroup": "SELU", "orientation": "v", "showlegend": false, "textposition": "auto", "x": ["ASGD", "Adagrad", "Adam", "RAdam", "RPROP", "SGD"], "xaxis": "x3", "y": [1435.0, 1382.0, 1424.0, 1525.0, 834.5, 1406.0], "yaxis": "y3", "type": "bar"}, {"alignmentgroup": "True", "hovertemplate": "activation function=SELU<br>algorithm=PSO<br>optimizer=%{x}<br>average fitness=%{y}<extra></extra>", "legendgroup": "SELU", "marker": {"color": "#FF6692", "pattern": {"shape": ""}}, "name": "SELU", "offsetgroup": "SELU", "orientation": "v", "showlegend": false, "textposition": "auto", "x": ["ASGD", "Adagrad", "Adam", "RAdam", "RPROP", "SGD"], "xaxis": "x4", "y": [1613.0, 1462.0, 1445.0, 1355.0, 935.4, 1308.0], "yaxis": "y4", "type": "bar"}, {"alignmentgroup": "True", "hovertemplate": "activation function=SELU<br>algorithm=SADE<br>optimizer=%{x}<br>average fitness=%{y}<extra></extra>", "legendgroup": "SELU", "marker": {"color": "#FF6692", "pattern": {"shape": ""}}, "name": "SELU", "offsetgroup": "SELU", "orientation": "v", "showlegend": false, "textposition": "auto", "x": ["ASGD", "Adagrad", "Adam", "RAdam", "RPROP", "SGD"], "xaxis": "x5", "y": [1488.0, 1376.0, 1292.0, 1467.0, 888.9, 1546.0], "yaxis": "y5", "type": "bar"}, {"alignmentgroup": "True", "hovertemplate": "activation function=TANH<br>algorithm=DE<br>optimizer=%{x}<br>average fitness=%{y}<extra></extra>", "legendgroup": "TANH", "marker": {"color": "#B6E880", "pattern": {"shape": ""}}, "name": "TANH", "offsetgroup": "TANH", "orientation": "v", "showlegend": true, "textposition": "auto", "x": ["ASGD", "Adagrad", "Adam", "RAdam", "RPROP", "SGD"], "xaxis": "x", "y": [1754.0, 1899.0, 1851.0, 1787.0, 432.5, 1440.0], "yaxis": "y", "type": "bar"}, {"alignmentgroup": "True", "hovertemplate": "activation function=TANH<br>algorithm=FA<br>optimizer=%{x}<br>average fitness=%{y}<extra></extra>", "legendgroup": "TANH", "marker": {"color": "#B6E880", "pattern": {"shape": ""}}, "name": "TANH", "offsetgroup": "TANH", "orientation": "v", "showlegend": false, "textposition": "auto", "x": ["ASGD", "Adagrad", "Adam", "RAdam", "RPROP", "SGD"], "xaxis": "x2", "y": [1694.0, 1709.0, 1786.0, 1633.0, 283.3, 1868.0], "yaxis": "y2", "type": "bar"}, {"alignmentgroup": "True", "hovertemplate": "activation function=TANH<br>algorithm=GA<br>optimizer=%{x}<br>average fitness=%{y}<extra></extra>", "legendgroup": "TANH", "marker": {"color": "#B6E880", "pattern": {"shape": ""}}, "name": "TANH", "offsetgroup": "TANH", "orientation": "v", "showlegend": false, "textposition": "auto", "x": ["ASGD", "Adagrad", "Adam", "RAdam", "RPROP", "SGD"], "xaxis": "x3", "y": [1606.0, 1691.0, 1817.0, 1844.0, 345.7, 1872.0], "yaxis": "y3", "type": "bar"}, {"alignmentgroup": "True", "hovertemplate": "activation function=TANH<br>algorithm=PSO<br>optimizer=%{x}<br>average fitness=%{y}<extra></extra>", "legendgroup": "TANH", "marker": {"color": "#B6E880", "pattern": {"shape": ""}}, "name": "TANH", "offsetgroup": "TANH", "orientation": "v", "showlegend": false, "textposition": "auto", "x": ["ASGD", "Adagrad", "Adam", "RAdam", "RPROP", "SGD"], "xaxis": "x4", "y": [1865.0, 1601.0, 1846.0, 1978.0, 428.5, 1714.0], "yaxis": "y4", "type": "bar"}, {"alignmentgroup": "True", "hovertemplate": "activation function=TANH<br>algorithm=SADE<br>optimizer=%{x}<br>average fitness=%{y}<extra></extra>", "legendgroup": "TANH", "marker": {"color": "#B6E880", "pattern": {"shape": ""}}, "name": "TANH", "offsetgroup": "TANH", "orientation": "v", "showlegend": false, "textposition": "auto", "x": ["ASGD", "Adagrad", "Adam", "RAdam", "RPROP", "SGD"], "xaxis": "x5", "y": [1978.0, 1825.0, 2017.0, 1938.0, 392.4, 1970.0], "yaxis": "y5", "type": "bar"}], "layout": {"xaxis": {"anchor": "y", "domain": [0.0, 0.184], "title": {"text": "optimizer"}}, "yaxis": {"anchor": "x", "domain": [0.0, 1.0], "title": {"text": "average fitness"}}, "xaxis2": {"anchor": "y2", "domain": [0.204, 0.388], "matches": "x", "title": {"text": "optimizer"}}, "yaxis2": {"anchor": "x2", "domain": [0.0, 1.0], "matches": "y", "showticklabels": false}, "xaxis3": {"anchor": "y3", "domain": [0.408, 0.592], "matches": "x", "title": {"text": "optimizer"}}, "yaxis3": {"anchor": "x3", "domain": [0.0, 1.0], "matches": "y", "showticklabels": false}, "xaxis4": {"anchor": "y4", "domain": [0.612, 0.796], "matches": "x", "title": {"text": "optimizer"}}, "yaxis4": {"anchor": "x4", "domain": [0.0, 1.0], "matches": "y", "showticklabels": false}, "xaxis5": {"anchor": "y5", "domain": [0.816, 1.0], "matches": "x", "title": {"text": "optimizer"}}, "yaxis5": {"anchor": "x5", "domain": [0.0, 1.0], "matches": "y", "showticklabels": false}, "annotations": [{"font": {}, "showarrow": false, "text": "algorithm=DE", "x": 0.092, "xanchor": "center", "xref": "paper", "y": 1.0, "yanchor": "bottom", "yref": "paper"}, {"font": {}, "showarrow": false, "text": "algorithm=FA", "x": 0.296, "xanchor": "center", "xref": "paper", "y": 1.0, "yanchor": "bottom", "yref": "paper"}, {"font": {}, "showarrow": false, "text": "algorithm=GA", "x": 0.5, "xanchor": "center", "xref": "paper", "y": 1.0, "yanchor": "bottom", "yref": "paper"}, {"font": {}, "showarrow": false, "text": "algorithm=PSO", "x": 0.704, "xanchor": "center", "xref": "paper", "y": 1.0, "yanchor": "bottom", "yref": "paper"}, {"font": {}, "showarrow": false, "text": "algorithm=SADE", "x": 0.908, "xanchor": "center", "xref": "paper", "y": 1.0, "yanchor": "bottom", "yref": "paper"}], "legend": {"title": {"text": "activation function"}, "tracegroupgap": 0, "orientation": "h", "yanchor": "bottom", "y": 1.15, "xanchor": "center", "x": 0.5}, "margin": {"t": 60}, "barmode": "group", "autosize": false, "width": 1600, "height": 450}}
